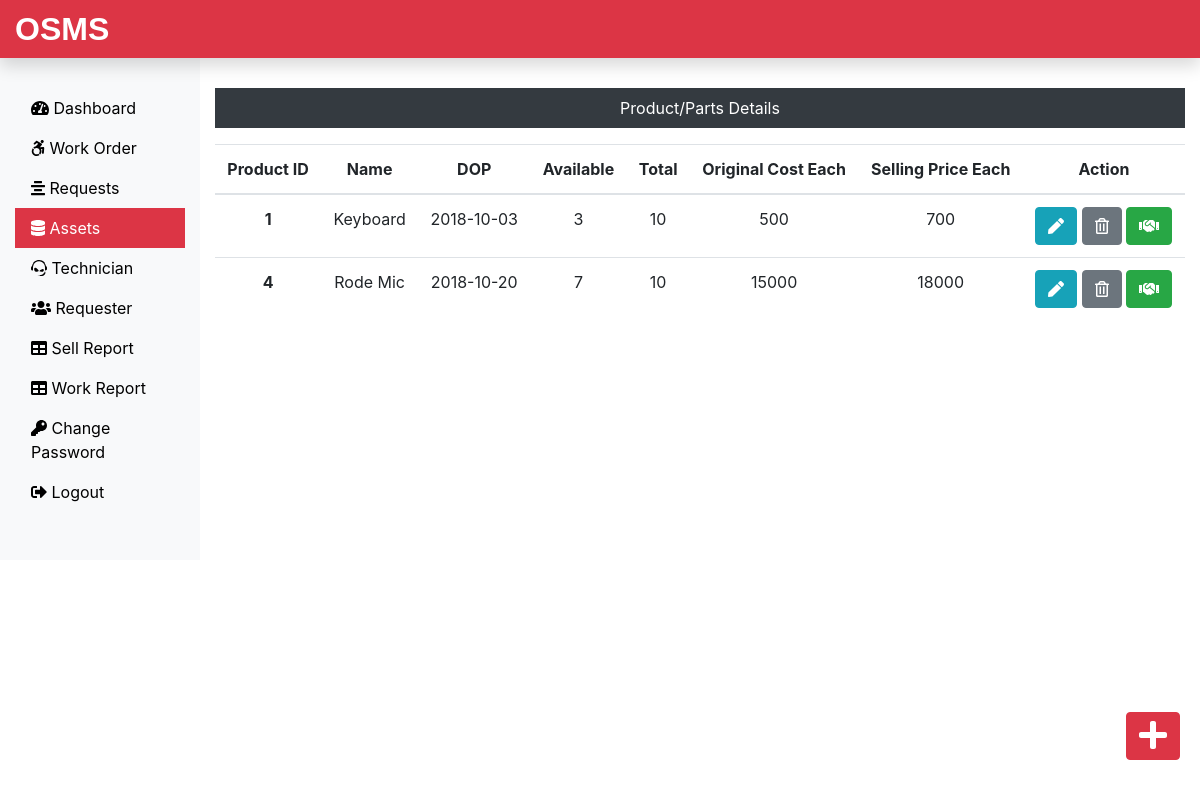
/OSMS_PHP/Admin/assets.php (signed in), run on the app's committed database.
### tables this page shows
CREATE TABLE `assets_tb` (
  `pid` int(11) NOT NULL,
  `pname` varchar(60) NOT NULL,
  `pdop` date NOT NULL,
  `pava` int(11) NOT NULL,
  `ptotal` int(11) NOT NULL,
  `poriginalcost` int(11) NOT NULL,
  `psellingcost` int(11) NOT NULL
);

### OSMS_PHP/Admin/assets.php (the view, shortened to what this page needs)
<?php
include('includes/header.php');
include('../dbConnection.php');
?>
<div class="col-sm-9 col-md-10 mt-5 text-center">
  <p class=" bg-dark text-white p-2">Product/Parts Details</p>
  <?php
    $sql = "SELECT * FROM assets_tb";
    $result = $conn->query($sql);
    if($result->num_rows > 0){
  echo '<table class="table">
    <thead>
      <tr>
        <th scope="col">Product ID</th>
        <th scope="col">Name</th>
        <th scope="col">DOP</th>
        <th scope="col">Available</th>
        <th scope="col">Total</th>
        <th scope="col">Original Cost Each</th>
        <th scope="col">Selling Price Each</th>
        <th scope="col">Action</th>
      </tr>
    </thead>
    <tbody>';
    while($row = $result->fetch_assoc()){
      echo '<tr>
        <th scope="row">'.$row["pid"].'</th>
        <td>'.$row["pname"].'</td>
        <td>'.$row["pdop"].'</td>
        <td>'.$row["pava"].'</td>
        <td>'.$row["ptotal"].'</td>
        <td>'.$row["poriginalcost"].'</td>
        <td>'.$row["psellingcost"].'</td>
        <td>
          <form action="editproduct.php" method="POST" class="d-inline"> <input type="hidden" name="id" value='.$row["pid"] .'><button type="submit" class="btn btn-info" name="view" value="View"><i class="fas fa-pen"></i></button></form>
          <form action="" method="POST" class="d-inline"><input type="hidden" name="id" value='. $row["pid"] .'><button type="submit" class="btn btn-secondary" name="delete" value="Delete"><i class="far fa-trash-alt"></i></button></form>
          <form action="sellproduct.php" method="POST" class="d-inline"><input type="hidden" name="id" value='. $row["pid"] .'><button type="submit" class="btn btn-success" name="issue" value="Issue"><i class="fas fa-handshake"></i></button></form>
        </td>
      </tr>';
    }
    echo '</tbody>
  </table>';
  } else {
    echo "0 Result";
  }
  ?>
</div>
</div>
<a class="btn btn-danger box" href="addproduct.php"><i class="fas fa-plus fa-2x"></i></a>
</div>
<?php
include('includes/footer.php');
?>

### OSMS_PHP/css/custom.css (style rules this page uses)
a { color: black; }
.box { position: fixed; bottom: 10px; right: 20px; margin-bottom: 30px; }

### data on the page
assets_tb: pid "1", pname "Keyboard", pdop "2018-10-03", pava "3", ptotal "10", poriginalcost "500", psellingcost "700"
assets_tb: pid "4", pname "Rode Mic", pdop "2018-10-20", pava "7", ptotal "10", poriginalcost "15000", psellingcost "18000"
